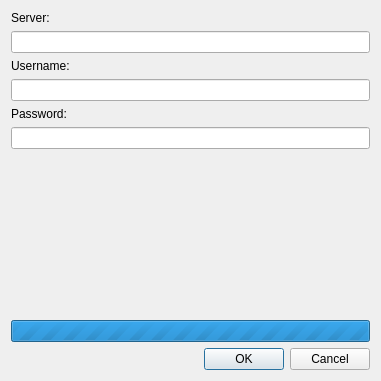
<?xml version="1.0" encoding="UTF-8"?>
<ui version="4.0">
 <class>LoginDialog</class>
 <widget class="QDialog" name="LoginDialog">
  <property name="geometry">
   <rect>
    <x>0</x>
    <y>0</y>
    <width>381</width>
    <height>381</height>
   </rect>
  </property>
  <property name="windowTitle">
   <string>Dialog</string>
  </property>
  <layout class="QVBoxLayout" name="verticalLayout">
   <item>
    <widget class="QLabel" name="label">
     <property name="text">
      <string>Server:</string>
     </property>
    </widget>
   </item>
   <item>
    <widget class="QLineEdit" name="server"/>
   </item>
   <item>
    <widget class="QLabel" name="label_2">
     <property name="text">
      <string>Username:</string>
     </property>
    </widget>
   </item>
   <item>
    <widget class="QLineEdit" name="username"/>
   </item>
   <item>
    <widget class="QLabel" name="label_3">
     <property name="text">
      <string>Password:</string>
     </property>
    </widget>
   </item>
   <item>
    <widget class="QLineEdit" name="password">
     <property name="echoMode">
      <enum>QLineEdit::EchoMode::Password</enum>
     </property>
    </widget>
   </item>
   <item>
    <spacer name="verticalSpacer">
     <property name="orientation">
      <enum>Qt::Orientation::Vertical</enum>
     </property>
     <property name="sizeHint" stdset="0">
      <size>
       <width>20</width>
       <height>40</height>
      </size>
     </property>
    </spacer>
   </item>
   <item>
    <widget class="QProgressBar" name="progressBar">
     <property name="maximum">
      <number>0</number>
     </property>
     <property name="textVisible">
      <bool>false</bool>
     </property>
    </widget>
   </item>
   <item>
    <widget class="QDialogButtonBox" name="buttonBox">
     <property name="orientation">
      <enum>Qt::Orientation::Horizontal</enum>
     </property>
     <property name="standardButtons">
      <set>QDialogButtonBox::StandardButton::Cancel|QDialogButtonBox::StandardButton::Ok</set>
     </property>
    </widget>
   </item>
  </layout>
 </widget>
 <resources/>
 <connections>
  <connection>
   <sender>buttonBox</sender>
   <signal>rejected()</signal>
   <receiver>LoginDialog</receiver>
   <slot>reject()</slot>
   <hints>
    <hint type="sourcelabel">
     <x>298</x>
     <y>358</y>
    </hint>
    <hint type="destinationlabel">
     <x>286</x>
     <y>274</y>
    </hint>
   </hints>
  </connection>
 </connections>
</ui>
